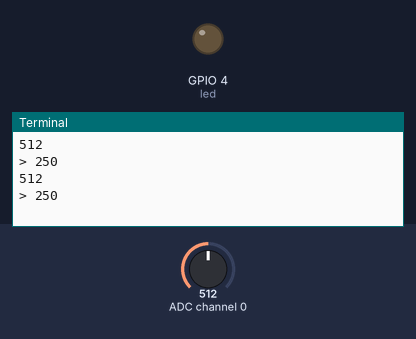
Simulated run of this program. Board: Raspberry Pi (BCM pin numbers). Parts: output pins drawn as LEDs (lit = HIGH), the last lines printed to the terminal. The test bench sets the inputs (shaded band); at power-on: ADC channel 0 = 512 (analog values on the 0–1023 scale).

Above: at 1.2 s.
1.3 s: ADC channel 0 set to 263
At 2.6 s:
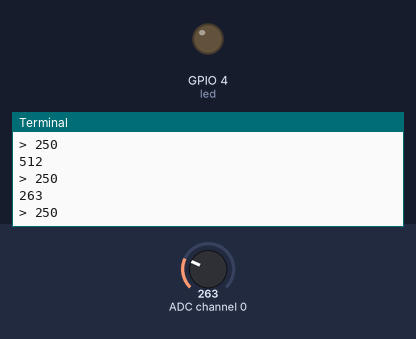
2.8 s: ADC channel 0 set to 242
At 3.7 s:
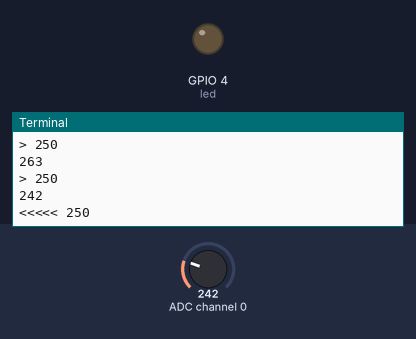
Timing chart, 0 to 5.8 s (numbered marks = the images above; inputs shaded):
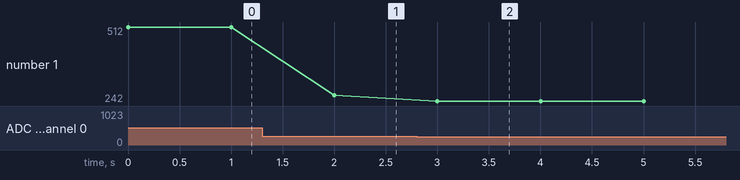

The program:

sound.py
```python
import RPi.GPIO as GPIO
import spidev
from time import sleep

# Initialisiere SoundSensor auf analogen A0 und LED auf digitalen PIN 4
sound = 0
led = 4

spi = spidev.SpiDev()
spi.open(0,0)
GPIO.setwarnings(False)
GPIO.setmode(GPIO.BCM)
GPIO.setup(sound, GPIO.IN)
GPIO.setup(led, GPIO.OUT)

def readadc(adcnum):
# SPI-Daten auslesen
    r = spi.xfer2([1,8+adcnum <<4,0])
    adcout = ((r[1] &3) <<8)+r[2]
    return adcout

#LED wird ab einem gewissen Soundlevel aktiviert
#Sensitivitaet des Sensors kann mit "x > 250" veraendert werden
while True:
    x = readadc(sound)
    print x
    if(x > 250):
        print "> 250"

    else:
        print "<<<<< 250"

    sleep(1)
```

Measured:
- the behaviour switches between 251 and 250 on ADC channel 0 (found by bisection; images 1 and 2)
- after the input at 1.3 s, the terminal: prints a new line after 0.70 s (image 1)
- after the input at 2.8 s, the terminal: prints a new line after 0.20 s (image 2)
- plotted number 1: 512 → 263 after the input at 1.3 s, 263 → 242 after the input at 2.8 s
